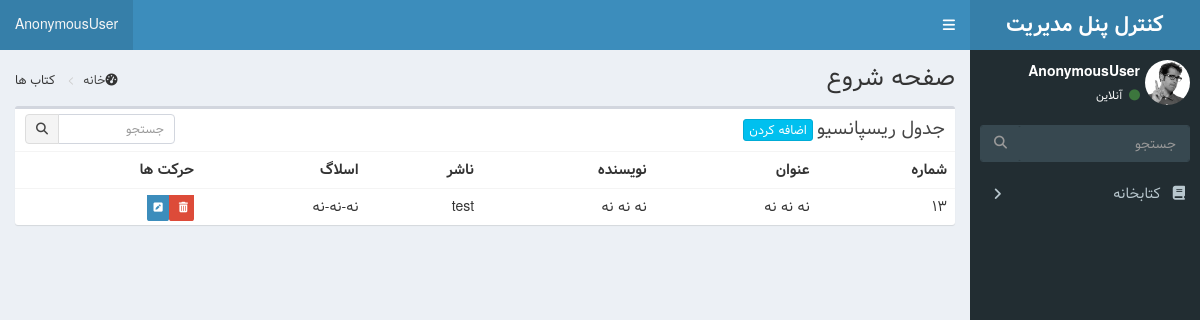
The page /admin_panel/books/ on the database as committed earlier.
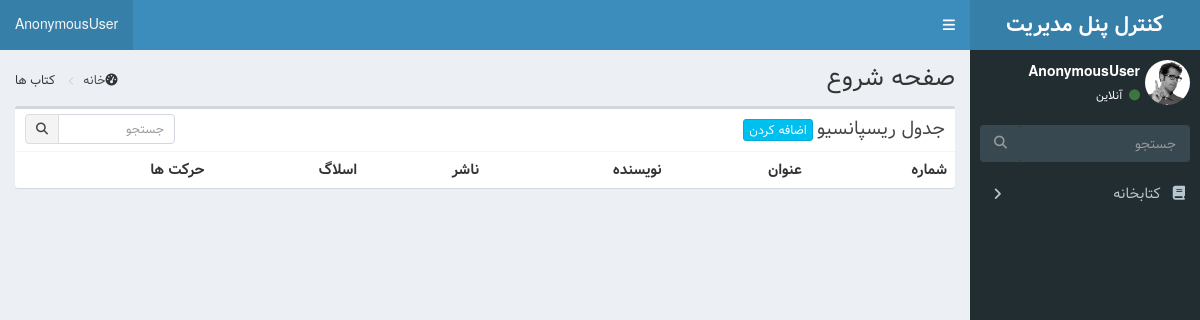
The same page on the database as committed later.
### library/models.py (models this page shows, shortened)
class Books(models.Model):
    title = models.CharField(max_length=50, verbose_name="عنوان")
    slug = models.SlugField(
        max_length=20, allow_unicode=True, unique=True, editable=False
    )
    translator = models.ForeignKey(
        Translators,
        verbose_name="مترجم",
        on_delete=models.CASCADE,
        blank=True,
        null=True,
    )
    author = models.ForeignKey(
        Authors, verbose_name="نویسنده", on_delete=models.CASCADE
    )
    genres = models.ManyToManyField(Genres, verbose_name="ژانر")
    publisher = models.ForeignKey(
        Publishers, verbose_name="ناشر", on_delete=models.CASCADE
    )
    book_image = models.ImageField(upload_to="images/books", verbose_name="کاور کتاب")
    detail = models.TextField(verbose_name="توضیحات")

class Authors(models.Model):
    name = models.CharField(max_length=50, verbose_name="نام")
    slug = models.SlugField(
        max_length=20, allow_unicode=True, unique=True, editable=False
    )
    def __str__(self):
        return self.name

class Publishers(models.Model):
    title = models.CharField(max_length=50, verbose_name="عنوان")
    website = models.URLField(verbose_name="وب سایت")
    def __str__(self):
        return self.title

### admin_panel/views.py (the view)
# urls.py: path("books/", views.BooksListView.as_view(), name="books_admin"),
class BooksListView(ListView):
    template_name = "admin_panel/books/books_list.html"
    model = models.Books
    context_object_name = "books"

### admin_panel/templates/admin_panel/books/books_list.html (shortened to what this page needs)
{% extends 'admin_panel/basic.html' %}
{% block content %}
<section class="content-header">
    <h1>
        صفحه شروع
    </h1>
    <ol class="breadcrumb">
        <li><i class="fa fa-dashboard"></i><a href="{% url "admin" %}"> خانه</a></li>
        <li> کتاب ها</li>
    </ol>
</section>
<section class="content">
    <div class="row">
        <div class="col-xs-12">
            <div class="box">
                <div class="box-header">
                    <h3 class="box-title">جدول ریسپانسیو</h3>
                    <div class="box-tools">
                        <div class="input-group input-group-sm" style="width: 150px;">
                            <input type="text" name="table_search" class="form-control pull-right" placeholder="جستجو">
                            <div class="input-group-btn">
                                <button type="submit" class="btn btn-default"><i class="fa fa-search"></i></button>
                            </div>
                        </div>
                    </div>
                    <a class="btn btn-info btn-xs" href="{% url 'books_create' %}">اضافه کردن</a>
                </div>
                <div class="box-body table-responsive no-padding">
                    <table class="table table-hover">
                        <tbody>
                            <tr>
                                <th>شماره</th>
                                <th>عنوان</th>
                                <th>نویسنده</th>
                                <th>ناشر</th>
                                <th>اسلاگ</th>
                                <th>حرکت ها</th>
                            </tr>
                            {% for book in books %}
                            <tr>
                                <td>{{book.id}}</td>
                                <td>{{book.title}}</td>
                                <td>{{book.author}}</td>
                                <td>{{book.publisher}}</td>
                                <td>{{book.slug}}</td>
                                <td>
                                    <a href="{%url 'book_delete' book.pk %}" class="label-danger">
                                        <span class="label label-danger">
                                            <i class="fa fa-trash"></i>
                                        </span>
                                    </a>
                                    <a href="{%url 'book_update' book.pk %}" class="label-primary">
                                        <span class="label label-primary">
                                            <i class="fa  fa-pencil-square"></i>
                                        </span>
                                    </a>
                                </td>
                            </tr>
                            {% endfor %}
                        </tbody>
                    </table>
                </div>
            </div>
        </div>
    </div>
</section>
{% endblock content %}

Rows that differ between the two databases and show on the page:
removed Books: id "13", title "نه نه نه", author "نه نه نه", publisher "test", slug "نه-نه-نه"
